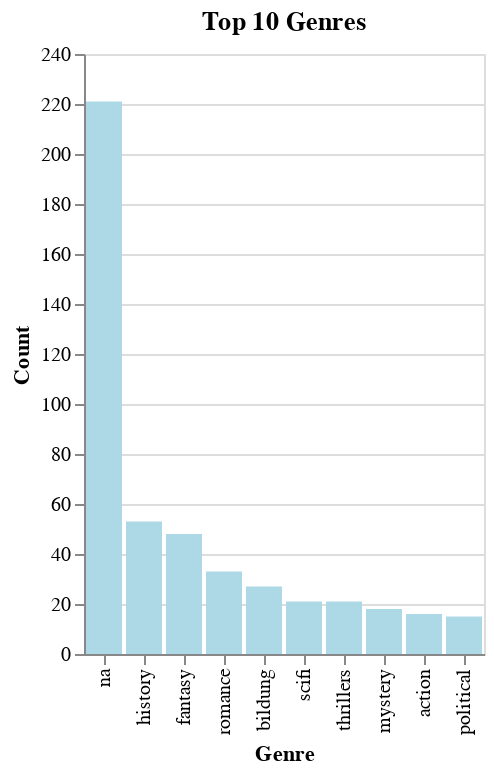

The cell this chart's notebook holds for it:
### Markdown cell above
### a) Genre Representation

### Code cell
# Filter the top 10 genres by count
top_10_genres = df['genre'].value_counts().nlargest(10).reset_index()
top_10_genres.columns = ['genre', 'Count']

# Create the bar chart
chart1 = alt.Chart(top_10_genres).mark_bar(color='lightblue').encode(
    x=alt.X('genre', sort='-y', title='genre'),
    y=alt.Y('Count', title='Count')
).properties(
    title='Top 10 Genres'
)
chart1

chart1 = alt.Chart(top_10_genres).mark_bar(color='lightblue').encode(
    x=alt.X('genre', sort='-y', title='Genre'),
    y=alt.Y('Count', title='Count'),
    tooltip=['genre', 'Count']
).properties(
    title='Top 10 Genres'
)
chart1

### Figure 1 — Vega-Lite specification as saved in the notebook (floating-point values rounded to 4 significant figures)
{"config": {"view": {"continuousWidth": 300, "continuousHeight": 300}}, "data": {"name": "data-0870a4a1586509798a3f5822f9b0b2cd"}, "mark": {"type": "bar", "color": "lightblue"}, "encoding": {"tooltip": [{"field": "genre", "type": "nominal"}, {"field": "Count", "type": "quantitative"}], "x": {"field": "genre", "sort": "-y", "title": "Genre", "type": "nominal"}, "y": {"field": "Count", "title": "Count", "type": "quantitative"}}, "title": "Top 10 Genres", "$schema": "https://vega.github.io/schema/vega-lite/v5.8.0.json", "datasets": {"data-0870a4a1586509798a3f5822f9b0b2cd": [{"genre": "na", "Count": 221}, {"genre": "history", "Count": 53}, {"genre": "fantasy", "Count": 48}, {"genre": "romance", "Count": 33}, {"genre": "bildung", "Count": 27}, {"genre": "scifi", "Count": 21}, {"genre": "thrillers", "Count": 21}, {"genre": "mystery", "Count": 18}, {"genre": "action", "Count": 16}, {"genre": "political", "Count": 15}]}}
